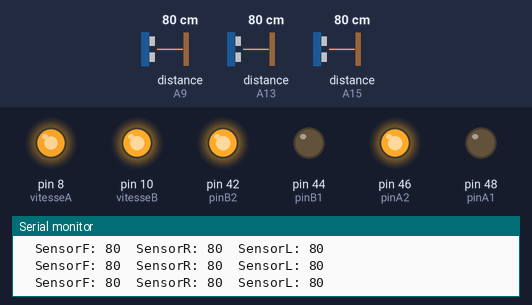
Bench run of a sketch on a simulated Arduino Mega 2560, built with avr-gcc and run on an emulated ATmega2560. On the bench: output pins drawn as LEDs (lit = HIGH), the last lines printed to the serial monitor. Dashed ring = blinking. The inputs (shaded band) are chosen by the test bench; at power-on: distance to the obstacle (sensors on A15, A9, A13) 80 cm.

Above: at 1.2 s.
1.3 s: distance to the obstacle (sensor on A15) set to 31 cm
4.3 s: distance to the obstacle (sensor on A15) set to 25 cm
At 4.58 s:
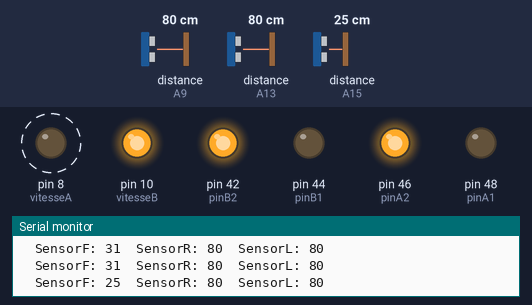
7.3 s: distance to the obstacle (sensor on A9) set to 34 cm
10.3 s: distance to the obstacle (sensor on A9) set to 29 cm
At 11.2 s:
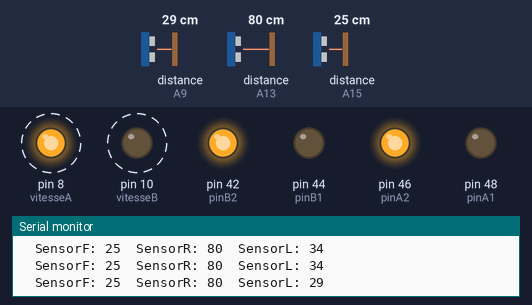
13.3 s: distance to the obstacle (sensor on A13) set to 34 cm
16.3 s: distance to the obstacle (sensor on A13) set to 28 cm
At 18.0 s:
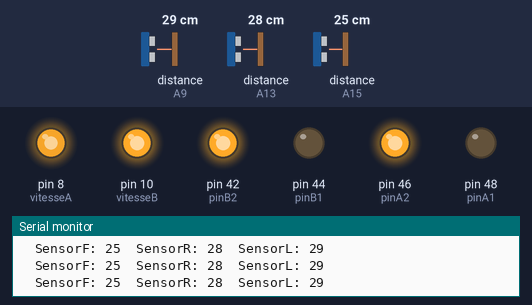
Timing chart, 0 to 19.5 s (numbered marks = the images above; inputs shaded):
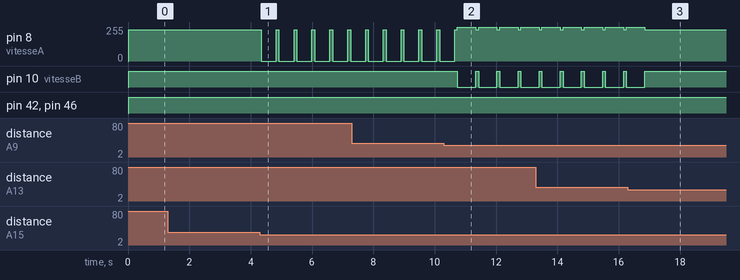

Measured:
- the behaviour switches between 29 and 28 cm on distance to the obstacle (sensor on A15) (found by bisection; images 0 and 1)
- the behaviour switches between 31 and 30 cm on distance to the obstacle (sensor on A9) (found by bisection; images 1 and 2)
- the behaviour switches between 31 and 30 cm on distance to the obstacle (sensor on A13) (found by bisection; images 2 and 3)
- after the input at 4.3 s, pin 8 (vitesseA): alternates 235/255 for 0.09 s and 0/255 for 0.49 s, starting at once
- after the input at 10.3 s, pin 10 (vitesseB): alternates HIGH for 0.09 s and LOW for 0.60 s, starting after 0.44 s
- after the input at 16.3 s, pin 8 (vitesseA): goes on until 16.9 s, then stays 235/255; pin 10 (vitesseB): goes on until 16.9 s, then stays HIGH

The sketch:

ME.ino
```cpp
#include <Ultrasonic.h>

Ultrasonic ultrasonicL(A8, A9);
Ultrasonic ultrasonicR(A12, A13);
Ultrasonic ultrasonicF(A14 , A15);

int vitesseA = 8;//Left
int pinA1 = 48;
int pinA2 = 46;
int pinB2 = 42;
int pinB1 = 44;
int vitesseB = 10;//Right
int disL ;
int disF ;
int disR ;

void setup() {
  Serial.begin(9600);
  pinMode(vitesseA , OUTPUT);
  pinMode(pinA1 , OUTPUT);
  pinMode(pinA2 , OUTPUT);
  pinMode(pinB2 , OUTPUT);
  pinMode(pinB1 , OUTPUT);
  pinMode(vitesseB , OUTPUT);
  pinMode(vitesseB , OUTPUT);
  pinMode(A1 , INPUT);
  pinMode(A0 , INPUT);

}

void READ() {
  disL = ultrasonicL.read();
  disF = ultrasonicF.read();
  disR = ultrasonicR.read();
  Serial.print("  SensorF: ");
  Serial.print(disF);
  Serial.print("  SensorR: ");
  Serial.print(disR);
  Serial.print("  SensorL: ");
  Serial.println(disL);

}
void forward() {
  digitalWrite(pinA1 , LOW);
  digitalWrite(pinA2, HIGH);
  analogWrite(vitesseB , 255); //RIGHT
  digitalWrite(pinB1 , LOW);
  digitalWrite(pinB2 , HIGH);
  analogWrite(vitesseA , 235); //LEFT
}

void left() {
  digitalWrite(pinA1 , LOW);
  digitalWrite(pinA2 , HIGH);
  analogWrite(vitesseB , 255); //R
  digitalWrite(pinB1 , LOW);
  digitalWrite(pinB2 , HIGH);//L
  analogWrite(vitesseA , 140 );
  }
void right() {
  digitalWrite(pinA1 , LOW);
  digitalWrite(pinA2 , HIGH);
  analogWrite(vitesseB , 155); //R
  digitalWrite(pinB1 , LOW);
  digitalWrite(pinB2 , HIGH);
  analogWrite(vitesseA , 255);//L
}


void Moveright() {
  digitalWrite(pinA1 , LOW);
  digitalWrite(pinA2 , HIGH);
  analogWrite(vitesseB , 0);//R
  digitalWrite(pinB1 , LOW);
  digitalWrite(pinB2 , HIGH);//L
  analogWrite(vitesseA , 255);
}

void Moveleft() {
  digitalWrite(pinA1 , LOW);
  digitalWrite(pinA2 , HIGH);
  analogWrite(vitesseB , 255);//R
  digitalWrite(pinB1 , LOW);
  digitalWrite(pinB2 , HIGH);//L
  analogWrite(vitesseA , 0);
}

void straight() {
  if (disL <= 8) {
    right();
    Serial.println("right");
  }

  else if (disR <= 8) {
    left();
     Serial.println("left");
  }
  else if(disL >= 8 && disR >= 8){
    forward();
  }
}

void loop() {

  READ();
  if (disF <= 28  ) {
    if (disL <= 30) {
      if (disR <= 30) {
      } else {
        Moveright();
        delay(600);
        forward();
        delay(80);
      }
    } else {
      Moveleft();
      delay(490);
      forward();
      delay(80);
    }
  } else {
    straight();
  }
}
```
